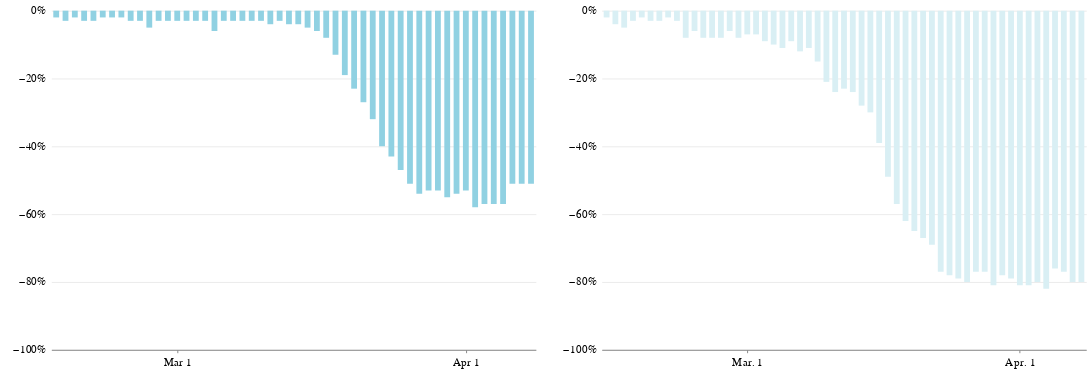

Source (notebook cell):
### Code cell
usa_agg_chart = alt.Chart(usa_date_agg).mark_bar(size=6,color='#90d1e2').encode(
    x=alt.X('date_:T', title='', axis=alt.Axis(grid=False, tickCount=3, format='%b %-d')),
    y=alt.Y('pct_diff:Q', title='', axis=alt.Axis(gridWidth=.6, gridColor='#dddddd',offset=3,tickSize=0,domainOpacity=0,tickCount=4, format='%'), scale=alt.Scale(domain=(-1, 0)))
).properties(width=500, height=350,
    title=''
)

(usa_agg_chart|europe_agg_chart).configure_view(strokeOpacity=0)

### Figure 1 — Vega-Lite specification as saved in the notebook (floating-point values rounded to 4 significant figures)
{"config": {"view": {"width": 800, "height": 450, "strokeOpacity": 0}, "background": "#ffffff", "title": {"anchor": "start", "font": "Benton Gothic Bold, sans", "fontColor": "#000000", "fontSize": 22, "fontWeight": "normal"}, "arc": {"fill": "#82c6df"}, "area": {"fill": "#82c6df"}, "line": {"stroke": "#82c6df", "strokeWidth": 3}, "path": {"stroke": "#82c6df"}, "rect": {"fill": "#82c6df"}, "shape": {"stroke": "#82c6df"}, "bar": {"fill": "#82c6df"}, "point": {"stroke": "#82c6df"}, "symbol": {"fill": "#82c6df", "size": 30}, "axis": {"titleFont": "Benton Gothic Bold, sans", "titleFontSize": 13, "titleFontWeight": "normal", "labelFont": "Benton Gothic, sans", "labelFontSize": 11.5, "labelFontWeight": "normal"}, "axisX": {"labelAngle": 0, "labelPadding": 4, "tickSize": 3}, "axisY": {"labelBaseline": "middle", "maxExtent": 45, "minExtent": 45, "tickSize": 2, "titleAlign": "left", "titleAngle": 0, "titleX": -45, "titleY": -11}, "legend": {"titleFont": "Benton Gothic Bold, sans", "titleFontSize": 13, "titleFontWeight": "normal", "symbolType": "square", "labelFont": "Benton Gothic, sans", "labelFontSize": 11.5}, "range": {"category": ["#3580b1", "#ec8431", "#ab7fb4", "#c89d29", "#adc839", "#829eb1"], "diverging": ["#e68a4f", "#f4bb6a", "#f9e39c", "#dadfe2", "#a6b7c6", "#849eae"], "heatmap": ["#fbf2c7", "#f9e39c", "#f8d36e", "#f4bb6a", "#e68a4f", "#d15a40", "#ab4232"], "ordinal": ["#fbf2c7", "#f9e39c", "#f8d36e", "#f4bb6a", "#e68a4f", "#d15a40", "#ab4232"], "ramp": ["#fbf2c7", "#f9e39c", "#f8d36e", "#f4bb6a", "#e68a4f", "#d15a40", "#ab4232"]}}, "hconcat": [{"data": {"name": "data-e39745515744141ecc90e34df3c0796a"}, "mark": {"type": "bar", "color": "#90d1e2", "size": 6}, "encoding": {"x": {"type": "temporal", "axis": {"format": "%b %-d", "grid": false, "tickCount": 3}, "field": "date_", "title": ""}, "y": {"type": "quantitative", "axis": {"domainOpacity": 0, "format": "%", "gridColor": "#dddddd", "gridWidth": 0.6, "offset": 3, "tickCount": 4, "tickSize": 0}, "field": "pct_diff", "scale": {"domain": [-1, 0]}, "title": ""}}, "height": 350, "title": "", "width": 500}, {"data": {"name": "data-69ba102e6dc22980949ab6ceda37d1d1"}, "mark": {"type": "bar", "color": "#d9eff4", "size": 6}, "encoding": {"x": {"type": "temporal", "axis": {"format": "%b. %-d", "grid": false, "tickCount": 3}, "field": "date_", "title": ""}, "y": {"type": "quantitative", "axis": {"domainOpacity": 0, "format": "%", "gridColor": "#dddddd", "gridWidth": 0.6, "offset": 3, "tickCount": 4, "tickSize": 0}, "field": "pct_diff", "scale": {"domain": [-1, 0]}, "title": ""}}, "height": 350, "title": "", "width": 500}], "$schema": "https://vega.github.io/schema/vega-lite/v4.0.2.json", "datasets": {"data-e39745515744141ecc90e34df3c0796a": [{"date_": "2020-02-17T00:00:00", "scheduled_mean": 618.6, "scheduled_sum": 17320, "departed_mean": 605.3, "departed_sum": 16949, "sum_diff": -371, "pct_diff": -0.02}, {"date_": "2020-02-18T00:00:00", "scheduled_mean": 644.7, "scheduled_sum": 18052, "departed_mean": 625.7, "departed_sum": 17519, "sum_diff": -533, "pct_diff": -0.03}, {"date_": "2020-02-19T00:00:00", "scheduled_mean": 638.9, "scheduled_sum": 17889, "departed_mean": 623.5, "departed_sum": 17458, "sum_diff": -431, "pct_diff": -0.02}, {"date_": "2020-02-20T00:00:00", "scheduled_mean": 650.8, "scheduled_sum": 18223, "departed_mean": 632.9, "departed_sum": 17722, "sum_diff": -501, "pct_diff": -0.03}, {"date_": "2020-02-21T00:00:00", "scheduled_mean": 656.6, "scheduled_sum": 18385, "departed_mean": 638.3, "departed_sum": 17872, "sum_diff": -513, "pct_diff": -0.03}, {"date_": "2020-02-22T00:00:00", "scheduled_mean": 580.0, "scheduled_sum": 16239, "departed_mean": 569.0, "departed_sum": 15931, "sum_diff": -308, "pct_diff": -0.02}, {"date_": "2020-02-23T00:00:00", "scheduled_mean": 584.0, "scheduled_sum": 16351, "departed_mean": 571.1, "departed_sum": 15992, "sum_diff": -359, "pct_diff": -0.02}, {"date_": "2020-02-24T00:00:00", "scheduled_mean": 641.0, "scheduled_sum": 17949, "departed_mean": 625.4, "departed_sum": 17510, "sum_diff": -439, "pct_diff": -0.02}, {"date_": "2020-02-25T00:00:00", "scheduled_mean": 642.7, "scheduled_sum": 17995, "departed_mean": 626.0, "departed_sum": 17527, "sum_diff": -468, "pct_diff": -0.03}, {"date_": "2020-02-26T00:00:00", "scheduled_mean": 642.4, "scheduled_sum": 17986, "departed_mean": 620.1, "departed_sum": 17363, "sum_diff": -623, "pct_diff": -0.03}, {"date_": "2020-02-27T00:00:00", "scheduled_mean": 660.1, "scheduled_sum": 18484, "departed_mean": 629.6, "departed_sum": 17628, "sum_diff": -856, "pct_diff": -0.05}, {"date_": "2020-02-28T00:00:00", "scheduled_mean": 662.9, "scheduled_sum": 18561, "departed_mean": 641.1, "departed_sum": 17952, "sum_diff": -609, "pct_diff": -0.03}, {"date_": "2020-02-29T00:00:00", "scheduled_mean": 584.6, "scheduled_sum": 16370, "departed_mean": 568.1, "departed_sum": 15907, "sum_diff": -463, "pct_diff": -0.03}, {"date_": "2020-03-01T00:00:00", "scheduled_mean": 585.0, "scheduled_sum": 16380, "departed_mean": 568.5, "departed_sum": 15918, "sum_diff": -462, "pct_diff": -0.03}, {"date_": "2020-03-10T00:00:00", "scheduled_mean": 649.6, "scheduled_sum": 18189, "departed_mean": 629.5, "departed_sum": 17627, "sum_diff": -562, "pct_diff": -0.03}, {"date_": "2020-03-11T00:00:00", "scheduled_mean": 651.9, "scheduled_sum": 18253, "departed_mean": 626.9, "departed_sum": 17554, "sum_diff": -699, "pct_diff": -0.04}, {"date_": "2020-03-12T00:00:00", "scheduled_mean": 673.7, "scheduled_sum": 18864, "departed_mean": 650.9, "departed_sum": 18224, "sum_diff": -640, "pct_diff": -0.03}, {"date_": "2020-03-13T00:00:00", "scheduled_mean": 678.0, "scheduled_sum": 18985, "departed_mean": 650.4, "departed_sum": 18210, "sum_diff": -775, "pct_diff": -0.04}, {"date_": "2020-03-14T00:00:00", "scheduled_mean": 609.4, "scheduled_sum": 17064, "departed_mean": 585.4, "departed_sum": 16392, "sum_diff": -672, "pct_diff": -0.04}, {"date_": "2020-03-15T00:00:00", "scheduled_mean": 617.2, "scheduled_sum": 17281, "departed_mean": 588.4, "departed_sum": 16474, "sum_diff": -807, "pct_diff": -0.05}, {"date_": "2020-03-16T00:00:00", "scheduled_mean": 658.5, "scheduled_sum": 18437, "departed_mean": 618.3, "departed_sum": 17312, "sum_diff": -1125, "pct_diff": -0.06}, {"date_": "2020-03-17T00:00:00", "scheduled_mean": 656.0, "scheduled_sum": 18367, "departed_mean": 601.1, "departed_sum": 16831, "sum_diff": -1536, "pct_diff": -0.08}, {"date_": "2020-03-18T00:00:00", "scheduled_mean": 649.8, "scheduled_sum": 18193, "departed_mean": 565.7, "departed_sum": 15839, "sum_diff": -2354, "pct_diff": -0.13}, {"date_": "2020-03-19T00:00:00", "scheduled_mean": 664.4, "scheduled_sum": 18604, "departed_mean": 540.8, "departed_sum": 15141, "sum_diff": -3463, "pct_diff": -0.19}, {"date_": "2020-03-02T00:00:00", "scheduled_mean": 645.5, "scheduled_sum": 18073, "departed_mean": 627.6, "departed_sum": 17572, "sum_diff": -501, "pct_diff": -0.03}, {"date_": "2020-03-20T00:00:00", "scheduled_mean": 665.4, "scheduled_sum": 18631, "departed_mean": 510.9, "departed_sum": 14304, "sum_diff": -4327, "pct_diff": -0.23}, {"date_": "2020-03-21T00:00:00", "scheduled_mean": 605.4, "scheduled_sum": 16951, "departed_mean": 440.8, "departed_sum": 12343, "sum_diff": -4608, "pct_diff": -0.27}, {"date_": "2020-03-22T00:00:00", "scheduled_mean": 607.5, "scheduled_sum": 17010, "departed_mean": 410.8, "departed_sum": 11503, "sum_diff": -5507, "pct_diff": -0.32}, {"date_": "2020-03-23T00:00:00", "scheduled_mean": 639.3, "scheduled_sum": 17901, "departed_mean": 381.6, "departed_sum": 10685, "sum_diff": -7216, "pct_diff": -0.4}, {"date_": "2020-03-24T00:00:00", "scheduled_mean": 637.3, "scheduled_sum": 17845, "departed_mean": 362.9, "departed_sum": 10160, "sum_diff": -7685, "pct_diff": -0.43}, {"date_": "2020-03-25T00:00:00", "scheduled_mean": 631.6, "scheduled_sum": 17685, "departed_mean": 332.4, "departed_sum": 9308, "sum_diff": -8377, "pct_diff": -0.47}, {"date_": "2020-03-26T00:00:00", "scheduled_mean": 640.2, "scheduled_sum": 17926, "departed_mean": 316.1, "departed_sum": 8851, "sum_diff": -9075, "pct_diff": -0.51}, {"date_": "2020-03-27T00:00:00", "scheduled_mean": 633.3, "scheduled_sum": 17733, "departed_mean": 293.3, "departed_sum": 8212, "sum_diff": -9521, "pct_diff": -0.54}, {"date_": "2020-03-28T00:00:00", "scheduled_mean": 571.1, "scheduled_sum": 15991, "departed_mean": 269.3, "departed_sum": 7540, "sum_diff": -8451, "pct_diff": -0.53}, {"date_": "2020-03-29T00:00:00", "scheduled_mean": 570.7, "scheduled_sum": 15980, "departed_mean": 265.9, "departed_sum": 7445, "sum_diff": -8535, "pct_diff": -0.53}, {"date_": "2020-03-03T00:00:00", "scheduled_mean": 643.8, "scheduled_sum": 18025, "departed_mean": 625.4, "departed_sum": 17510, "sum_diff": -515, "pct_diff": -0.03}, {"date_": "2020-03-30T00:00:00", "scheduled_mean": 577.4, "scheduled_sum": 16167, "departed_mean": 259.5, "departed_sum": 7266, "sum_diff": -8901, "pct_diff": -0.55}, {"date_": "2020-03-31T00:00:00", "scheduled_mean": 578.0, "scheduled_sum": 16183, "departed_mean": 265.6, "departed_sum": 7438, "sum_diff": -8745, "pct_diff": -0.54}, {"date_": "2020-03-04T00:00:00", "scheduled_mean": 644.6, "scheduled_sum": 18048, "departed_mean": 626.0, "departed_sum": 17528, "sum_diff": -520, "pct_diff": -0.03}, {"date_": "2020-03-05T00:00:00", "scheduled_mean": 681.9, "scheduled_sum": 19092, "departed_mean": 644.1, "departed_sum": 18035, "sum_diff": -1057, "pct_diff": -0.06}, {"date_": "2020-03-06T00:00:00", "scheduled_mean": 670.0, "scheduled_sum": 18761, "departed_mean": 648.5, "departed_sum": 18159, "sum_diff": -602, "pct_diff": -0.03}, {"date_": "2020-03-07T00:00:00", "scheduled_mean": 593.7, "scheduled_sum": 16623, "departed_mean": 578.2, "departed_sum": 16191, "sum_diff": -432, "pct_diff": -0.03}, {"date_": "2020-03-08T00:00:00", "scheduled_mean": 638.3, "scheduled_sum": 17873, "departed_mean": 620.5, "departed_sum": 17374, "sum_diff": -499, "pct_diff": -0.03}, {"date_": "2020-03-09T00:00:00", "scheduled_mean": 648.9, "scheduled_sum": 18169, "departed_mean": 631.2, "departed_sum": 17674, "sum_diff": -495, "pct_diff": -0.03}, {"date_": "2020-04-01T00:00:00", "scheduled_mean": 538.1, "scheduled_sum": 15067, "departed_mean": 254.1, "departed_sum": 7114, "sum_diff": -7953, "pct_diff": -0.53}, {"date_": "2020-04-02T00:00:00", "scheduled_mean": 555.3, "scheduled_sum": 15548, "departed_mean": 231.4, "departed_sum": 6480, "sum_diff": -9068, "pct_diff": -0.58}, {"date_": "2020-04-03T00:00:00", "scheduled_mean": 530.0, "scheduled_sum": 14839, "departed_mean": 229.3, "departed_sum": 6421, "sum_diff": -8418, "pct_diff": -0.57}, {"date_": "2020-04-04T00:00:00", "scheduled_mean": 475.9, "scheduled_sum": 13324, "departed_mean": 203.6, "departed_sum": 5702, "sum_diff": -7622, "pct_diff": -0.57}, {"date_": "2020-04-05T00:00:00", "scheduled_mean": 482.6, "scheduled_sum": 13512, "departed_mean": 207.2, "departed_sum": 5802, "sum_diff": -7710, "pct_diff": -0.57}, {"date_": "2020-04-06T00:00:00", "scheduled_mean": 420.5, "scheduled_sum": 11773, "departed_mean": 207.1, "departed_sum": 5799, "sum_diff": -5974, "pct_diff": -0.51}, {"date_": "2020-04-07T00:00:00", "scheduled_mean": 412.1, "scheduled_sum": 11539, "departed_mean": 204.0, "departed_sum": 5711, "sum_diff": -5828, "pct_diff": -0.51}, {"date_": "2020-04-08T00:00:00", "scheduled_mean": 403.2, "scheduled_sum": 11291, "departed_mean": 198.1, "departed_sum": 5548, "sum_diff": -5743, "pct_diff": -0.51}], "data-69ba102e6dc22980949ab6ceda37d1d1": [{"date_": "2/14/20", "scheduled_mean": 337.2, "scheduled_sum": 10453, "departed_mean": 331.3, "departed_sum": 10269, "sum_diff": -184, "pct_diff": -0.02}, {"date_": "2/15/20", "scheduled_mean": 289.5, "scheduled_sum": 9264, "departed_mean": 279.1, "departed_sum": 8931, "sum_diff": -333, "pct_diff": -0.04}, {"date_": "2/16/20", "scheduled_mean": 337.6, "scheduled_sum": 10802, "departed_mean": 320.2, "departed_sum": 10245, "sum_diff": -557, "pct_diff": -0.05}, {"date_": "2/17/20", "scheduled_mean": 339.0, "scheduled_sum": 10848, "departed_mean": 329.9, "departed_sum": 10556, "sum_diff": -292, "pct_diff": -0.03}, {"date_": "2/18/20", "scheduled_mean": 309.8, "scheduled_sum": 9913, "departed_mean": 302.3, "departed_sum": 9673, "sum_diff": -240, "pct_diff": -0.02}, {"date_": "2/19/20", "scheduled_mean": 322.1, "scheduled_sum": 10307, "departed_mean": 312.4, "departed_sum": 9996, "sum_diff": -311, "pct_diff": -0.03}, {"date_": "2/20/20", "scheduled_mean": 336.9, "scheduled_sum": 10781, "departed_mean": 326.0, "departed_sum": 10432, "sum_diff": -349, "pct_diff": -0.03}, {"date_": "2/21/20", "scheduled_mean": 351.6, "scheduled_sum": 11250, "departed_mean": 343.8, "departed_sum": 11000, "sum_diff": -250, "pct_diff": -0.02}, {"date_": "2/22/20", "scheduled_mean": 295.2, "scheduled_sum": 9446, "departed_mean": 285.8, "departed_sum": 9147, "sum_diff": -299, "pct_diff": -0.03}, {"date_": "2/23/20", "scheduled_mean": 350.9, "scheduled_sum": 11229, "departed_mean": 323.2, "departed_sum": 10343, "sum_diff": -886, "pct_diff": -0.08}, {"date_": "2/24/20", "scheduled_mean": 352.2, "scheduled_sum": 11270, "departed_mean": 332.1, "departed_sum": 10628, "sum_diff": -642, "pct_diff": -0.06}, {"date_": "2/25/20", "scheduled_mean": 326.4, "scheduled_sum": 10445, "departed_mean": 301.1, "departed_sum": 9636, "sum_diff": -809, "pct_diff": -0.08}, {"date_": "2/26/20", "scheduled_mean": 339.3, "scheduled_sum": 10859, "departed_mean": 313.3, "departed_sum": 10025, "sum_diff": -834, "pct_diff": -0.08}, {"date_": "2/27/20", "scheduled_mean": 352.8, "scheduled_sum": 11291, "departed_mean": 323.2, "departed_sum": 10344, "sum_diff": -947, "pct_diff": -0.08}, {"date_": "2/28/20", "scheduled_mean": 365.1, "scheduled_sum": 11684, "departed_mean": 341.8, "departed_sum": 10936, "sum_diff": -748, "pct_diff": -0.06}, {"date_": "2/29/20", "scheduled_mean": 308.2, "scheduled_sum": 9863, "departed_mean": 282.1, "departed_sum": 9028, "sum_diff": -835, "pct_diff": -0.08}, {"date_": "3/1/20", "scheduled_mean": 349.8, "scheduled_sum": 11193, "departed_mean": 325.8, "departed_sum": 10425, "sum_diff": -768, "pct_diff": -0.07}, {"date_": "3/10/20", "scheduled_mean": 335.0, "scheduled_sum": 10719, "departed_mean": 263.8, "departed_sum": 8441, "sum_diff": -2278, "pct_diff": -0.21}, {"date_": "3/11/20", "scheduled_mean": 345.2, "scheduled_sum": 11048, "departed_mean": 261.2, "departed_sum": 8358, "sum_diff": -2690, "pct_diff": -0.24}, {"date_": "3/12/20", "scheduled_mean": 355.6, "scheduled_sum": 11380, "departed_mean": 272.4, "departed_sum": 8717, "sum_diff": -2663, "pct_diff": -0.23}, {"date_": "3/13/20", "scheduled_mean": 367.7, "scheduled_sum": 11765, "departed_mean": 279.3, "departed_sum": 8938, "sum_diff": -2827, "pct_diff": -0.24}, {"date_": "3/14/20", "scheduled_mean": 307.5, "scheduled_sum": 9840, "departed_mean": 220.6, "departed_sum": 7058, "sum_diff": -2782, "pct_diff": -0.28}, {"date_": "3/15/20", "scheduled_mean": 340.2, "scheduled_sum": 10886, "departed_mean": 239.7, "departed_sum": 7669, "sum_diff": -3217, "pct_diff": -0.3}, {"date_": "3/16/20", "scheduled_mean": 333.1, "scheduled_sum": 10660, "departed_mean": 203.4, "departed_sum": 6509, "sum_diff": -4151, "pct_diff": -0.39}, {"date_": "3/17/20", "scheduled_mean": 215.8, "scheduled_sum": 6906, "departed_mean": 109.4, "departed_sum": 3501, "sum_diff": -3405, "pct_diff": -0.49}, {"date_": "3/18/20", "scheduled_mean": 319.8, "scheduled_sum": 10234, "departed_mean": 137.5, "departed_sum": 4401, "sum_diff": -5833, "pct_diff": -0.57}, {"date_": "3/19/20", "scheduled_mean": 333.0, "scheduled_sum": 10657, "departed_mean": 127.5, "departed_sum": 4079, "sum_diff": -6578, "pct_diff": -0.62}, {"date_": "3/2/20", "scheduled_mean": 356.3, "scheduled_sum": 11402, "departed_mean": 331.0, "departed_sum": 10591, "sum_diff": -811, "pct_diff": -0.07}, {"date_": "3/20/20", "scheduled_mean": 168.9, "scheduled_sum": 5404, "departed_mean": 58.81, "departed_sum": 1882, "sum_diff": -3522, "pct_diff": -0.65}, {"date_": "3/21/20", "scheduled_mean": 282.4, "scheduled_sum": 9036, "departed_mean": 92.66, "departed_sum": 2965, "sum_diff": -6071, "pct_diff": -0.67}, {"date_": "3/22/20", "scheduled_mean": 310.2, "scheduled_sum": 9925, "departed_mean": 95.03, "departed_sum": 3041, "sum_diff": -6884, "pct_diff": -0.69}, {"date_": "3/23/20", "scheduled_mean": 288.8, "scheduled_sum": 9241, "departed_mean": 66.81, "departed_sum": 2138, "sum_diff": -7103, "pct_diff": -0.77}, {"date_": "3/24/20", "scheduled_mean": 259.4, "scheduled_sum": 8302, "departed_mean": 56.97, "departed_sum": 1823, "sum_diff": -6479, "pct_diff": -0.78}, {"date_": "3/25/20", "scheduled_mean": 260.7, "scheduled_sum": 8341, "departed_mean": 54.72, "departed_sum": 1751, "sum_diff": -6590, "pct_diff": -0.79}, {"date_": "3/26/20", "scheduled_mean": 263.5, "scheduled_sum": 8432, "departed_mean": 53.72, "departed_sum": 1719, "sum_diff": -6713, "pct_diff": -0.8}, {"date_": "3/27/20", "scheduled_mean": 248.6, "scheduled_sum": 7955, "departed_mean": 56.31, "departed_sum": 1802, "sum_diff": -6153, "pct_diff": -0.77}, {"date_": "3/28/20", "scheduled_mean": 193.1, "scheduled_sum": 6178, "departed_mean": 44.12, "departed_sum": 1412, "sum_diff": -4766, "pct_diff": -0.77}, {"date_": "3/29/20", "scheduled_mean": 235.2, "scheduled_sum": 7526, "departed_mean": 45.72, "departed_sum": 1463, "sum_diff": -6063, "pct_diff": -0.81}, {"date_": "3/3/20", "scheduled_mean": 333.7, "scheduled_sum": 10678, "departed_mean": 303.9, "departed_sum": 9726, "sum_diff": -952, "pct_diff": -0.09}, {"date_": "3/30/20", "scheduled_mean": 174.6, "scheduled_sum": 5587, "departed_mean": 38.72, "departed_sum": 1239, "sum_diff": -4348, "pct_diff": -0.78}, {"date_": "3/31/20", "scheduled_mean": 162.1, "scheduled_sum": 5186, "departed_mean": 34.0, "departed_sum": 1088, "sum_diff": -4098, "pct_diff": -0.79}, {"date_": "3/4/20", "scheduled_mean": 346.8, "scheduled_sum": 11097, "departed_mean": 311.2, "departed_sum": 9957, "sum_diff": -1140, "pct_diff": -0.1}, {"date_": "3/5/20", "scheduled_mean": 355.3, "scheduled_sum": 11371, "departed_mean": 316.5, "departed_sum": 10127, "sum_diff": -1244, "pct_diff": -0.11}, {"date_": "3/6/20", "scheduled_mean": 365.8, "scheduled_sum": 11706, "departed_mean": 331.2, "departed_sum": 10597, "sum_diff": -1109, "pct_diff": -0.09}, {"date_": "3/7/20", "scheduled_mean": 309.0, "scheduled_sum": 9887, "departed_mean": 270.6, "departed_sum": 8658, "sum_diff": -1229, "pct_diff": -0.12}, {"date_": "3/8/20", "scheduled_mean": 348.6, "scheduled_sum": 11156, "departed_mean": 309.6, "departed_sum": 9908, "sum_diff": -1248, "pct_diff": -0.11}, {"date_": "3/9/20", "scheduled_mean": 355.6, "scheduled_sum": 11380, "departed_mean": 300.8, "departed_sum": 9624, "sum_diff": -1756, "pct_diff": -0.15}, {"date_": "4/1/20", "scheduled_mean": 161.4, "scheduled_sum": 5164, "departed_mean": 29.91, "departed_sum": 957, "sum_diff": -4207, "pct_diff": -0.81}, {"date_": "4/2/20", "scheduled_mean": 148.9, "scheduled_sum": 4765, "departed_mean": 27.91, "departed_sum": 893, "sum_diff": -3872, "pct_diff": -0.81}, {"date_": "4/3/20", "scheduled_mean": 147.9, "scheduled_sum": 4733, "departed_mean": 29.62, "departed_sum": 948, "sum_diff": -3785, "pct_diff": -0.8}, {"date_": "4/4/20", "scheduled_mean": 132.6, "scheduled_sum": 4242, "departed_mean": 23.44, "departed_sum": 750, "sum_diff": -3492, "pct_diff": -0.82}, {"date_": "4/5/20", "scheduled_mean": 111.5, "scheduled_sum": 3568, "departed_mean": 26.44, "departed_sum": 846, "sum_diff": -2722, "pct_diff": -0.76}, {"date_": "4/6/20", "scheduled_mean": 101.9, "scheduled_sum": 3262, "departed_mean": 22.94, "departed_sum": 734, "sum_diff": -2528, "pct_diff": -0.77}, {"date_": "4/7/20", "scheduled_mean": 105.3, "scheduled_sum": 3370, "departed_mean": 20.84, "departed_sum": 667, "sum_diff": -2703, "pct_diff": -0.8}, {"date_": "4/8/20", "scheduled_mean": 112.8, "scheduled_sum": 3611, "departed_mean": 22.03, "departed_sum": 705, "sum_diff": -2906, "pct_diff": -0.8}]}}
